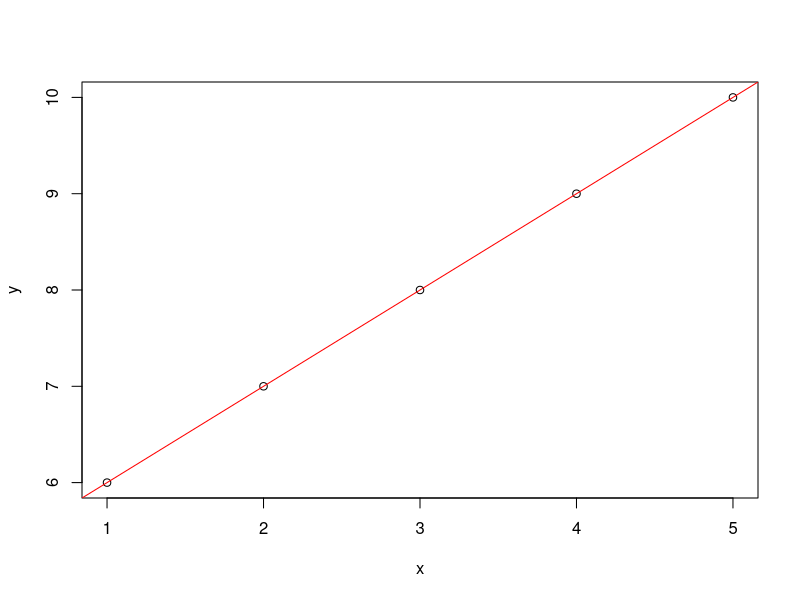

Generate this figure with R:

# Create a vector

x <- 1:5
x

y <- 6:10
y

plot(x,y)

abline(lm(y~x),col='red')

x1 <- c(1,3,5,7,9)
x1

gender <- c("male","female")
gender

# Creating vectors using seq function

seq(from=1,to=7,by=1)

seq(from=1,to=7,by=1/3)

# Creat a list

list_data <- list("Red","Green",c(21,32,11),TRUE,51.23,119.1)
list_data

# Create Matrices

m <- matrix(c(3:14),nrow = 4,byrow = FALSE) # Column wise

n <- matrix(c(3:14),nrow = 4,byrow = TRUE) # row wise

matrix(c(1,2,3,4,5,6,7,8,9),nrow = 3,byrow = TRUE) #Row wise fashion
matrix(c(1,2,3,4,5,6,7,8,9),nrow = 3,byrow = FALSE) # Columnwise fashion

# Create Arrays

v1 <- c(5,93)
v2 <- c(10,11,12,13,14,15)
result <- array(c(v1,v2),dim = c(3,3,2))
result

# Create factors

data <- c("east","west","south","North")
data
print(is.factor(data))

# Create Data.frame

emp_data <- data.frame(
  emp_id = c(1:5),
  emp_name = c("Rick","Dan","Mick","Ryan","Gary"),
  salary = c(625,515,611,720,825),
  join_date = as.Date(c("2012-01-01","2013-09-23","2015-05-08",
                        "2016-08-25","2017-02-28")),stringsAsFactors = FALSE)
emp_data

# Variables assignment
x <- 11

# Here x is variable holding value of 11
print(x)

y <- 7
y


# Arithmatic Operations
10+14
7+9

a <- 10  # "a" variable holding value 10
b <- 12  # "b" variable holding value 12

# Arithmatic operations on variables
a + b
c <- a + b
a/b
a^2
sqrt(a)
log(a)
log2(a)
exp(b)
abs(-14)

x <- 1:5
y <- c(1,3,5,7,9)
x + 10
x - 10
x * 10
x/2
x
y

# Repete function

rep(1,times=5)

rep("vikas",times=5)

rep(1:3,times=5)

rep(seq(from=2,to=5,by=0.25),times=5)

rep(c("m","f"),times=5)


# Slicing and Dicing
# Vector

y[3]

y[-3]

y[c(1,5)]

y[-c(1,5)]

y[y>6]
y[y<6]


# List

x <- list(a=1, b=2, c=3)

x[1]
x[-1]
x[x<2]
x[x>2]

# Matrices

mat <- matrix(c(1,2,3,4,5,6,7,8,9),nrow = 3,byrow = FALSE)
mat

mat[c(1,3),2] # row 1 and 3 column 2
mat[c(2,3),3]
mat[,1]
mat[1,]
mat[-1,]

# Arrays
v1 <- c(5,93)
v2 <- c(10,11,12,13,14,15)
result <- array(c(v1,v2),dim = c(3,3,2))
result

result[2]
result[2,1,1]
result[2,3,1]
result[2,,]
result[1,3,]

# Factors
data <- c("east","west","south","North")
data

data[1]
data[2]

for(i in data){
  print(i)
}

# Data Frame
df <- data.frame(
  emp_id = c(1:5),
  emp_name = c("Rick","Dan","Mick","Ryan","Gary"),
  salary = c(625,515,611,720,825),
  join_date = as.Date(c("2012-01-01","2013-09-23","2015-05-08",
                        "2016-08-25","2017-02-28")),stringsAsFactors = FALSE)
df
names(df)
dim(df)
head(df)
tail(df)
str(df)
levels(df$emp_id)

# All rows and All columns

df[,]

# First row and all columns

df[1,]

# First two rows and all columns

df[1:2,]

# First and third row and all columns

df[c(1,3),]

# First row and second and third column

df[1,2:3]

# First, Second row and second and Third columns

df[1:2,2:3]

# Just first column with All rows

df[,1]

# First and Third column with All rows

df[,c(1,3)]

# First column as data frame

as.data.frame(df[,1],drop=FALSE)

# Element at 2nd row, third column

df[2,3]
